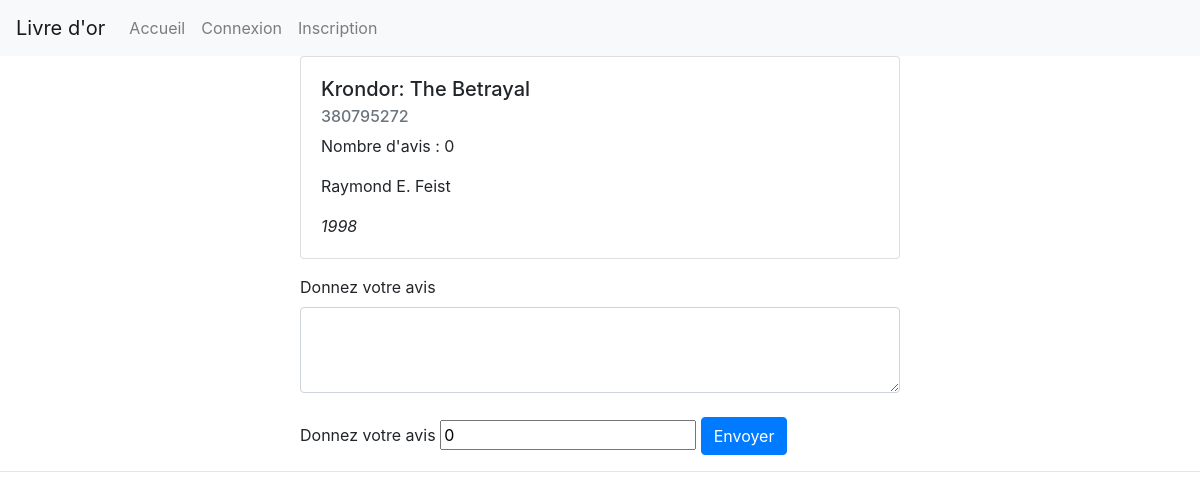
/user/result/1, run on the app's committed database.
### tables this page shows
CREATE TABLE "books" (
	"id"	INTEGER PRIMARY KEY AUTOINCREMENT,
	"isbn"	INTEGER,
	"title"	TEXT,
	"author"	TEXT,
	"year"	INTEGER
);

### app.py (the view)
@app.route("/user/result/<id>")
def books(id):
	book = searchBookById(id)
	avis = getAvisByIdBook(id)
	monavis = getAvisByUserFromBook(id)
	nbAvis = len(avis)
	n = len(avis)
	moyenne = 0
	if n > 0:
		moyenne = avgBookById(id)
	return render_template('/book.html', nbAvis=nbAvis, id=id, book=book, avis=avis, n=n, monavis=monavis, moyenne=moyenne, title="Avis")

### books.py (called while the page is built)
def searchBookById(id):
	request = "SELECT * FROM books"
	param = []
	if id != "":
		request = "SELECT * FROM books WHERE id = ?"
		param.append(id)
	connexion = connect()
	cursor = connexion.cursor()
	cursor.execute(request, (param))
	connexion.commit()
	book = cursor.fetchone()
	close(cursor)
	return book

def getAvisByIdBook(idbook):
	request = "SELECT u.nom, u.prenom, a.avis, a.note, u.id FROM user u, avis a, books b  WHERE b.id = a.id  AND a.iduser = u.id AND a.idBook = ?"
	connexion = connect()
	cursor = connexion.cursor()
	cursor.execute(request, (idbook,))
	connexion.commit()
	book = cursor.fetchall()
	close(cursor)
	return book

def getAvisByUserFromBook(book):
	row = getAvisByIdBook(book)
	for i in range(len(row)):
		if session['id'] == row[i][4]:
			return True
	return False

### database.py (called while the page is built)
def connect():
	connexion = sql.connect("projectone.db")
	return connexion

def close(connexion):
	return connexion.close()

### templates/book.html (shortened to what this page needs)
{% include "public/head.html" %}
<div class="card mb-3" style="max-width: 600px; margin: 0 auto;">
	<div class="card-body">
		<h5 class="card-title">{{ book[2] }}</h5>
		<h6 class="card-subtitle mb-2 text-muted">{{ book[1] }}</h6>
		<p>Nombre d'avis : {{ nbAvis }}</p>
		<p class="card-text">{{ book[3] }}</p>
		<i class="card-text">{{ book[4] }}</i><br>
	</div>
</div>
{% if not(monavis) %}
<form  method="POST" action="/user/result/{{ id }}/post">
	<div class="form-group" style="max-width: 600px; margin: 0 auto;">
		<label for="exampleFormControlTextarea1">Donnez votre avis</label>
		<textarea class="form-control" id="exampleFormControlTextarea1" rows="3" name="avis"></textarea><br>
		<label for="note">Donnez votre avis</label>
		<input id="note" type="number" max="5" name="note" value="0">
		<input type="submit" name="submit" value="Envoyer" class="btn btn-primary">
	</div>
</form>
{% endif %}
<hr>
</body>
</html>

### data on the page
books: title "Krondor: The Betrayal", isbn "380795272", author "Raymond E. Feist", year "1998"

### other printed values
{{ nbAvis }} "0"
